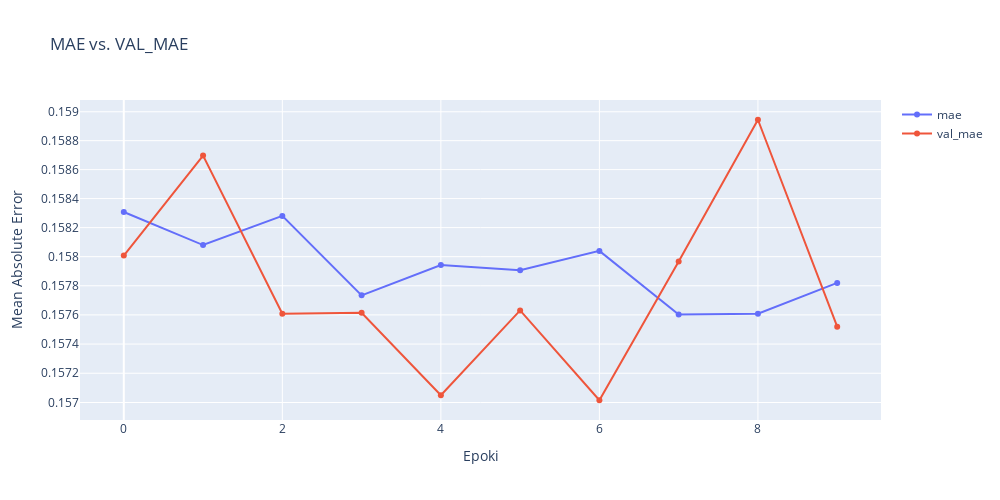

Source (notebook cell):
### Code cell
import plotly.graph_objects as go
hist = pd.DataFrame(history1.history)
hist['epoch'] = history1.epoch

fig = go.Figure()
fig.add_trace(go.Scatter(x=hist['epoch'], y=hist['mae'], name='mae', mode='markers+lines'))
fig.add_trace(go.Scatter(x=hist['epoch'], y=hist['val_mae'], name='val_mae', mode='markers+lines'))
fig.update_layout(width=1000, height=500, title='MAE vs. VAL_MAE', xaxis_title='Epoki', yaxis_title='Mean Absolute Error', yaxis_type='log')
fig.show()

### Figure 1 — Plotly figure (JSON) as saved in the notebook; plotly's stock layout.template omitted (floating-point values rounded to 4 significant figures)
{"data": [{"mode": "markers+lines", "name": "mae", "type": "scatter", "x": [0, 1, 2, 3, 4, 5, 6, 7, 8, 9], "y": [0.1583, 0.1581, 0.1583, 0.1577, 0.1579, 0.1579, 0.158, 0.1576, 0.1576, 0.1578]}, {"mode": "markers+lines", "name": "val_mae", "type": "scatter", "x": [0, 1, 2, 3, 4, 5, 6, 7, 8, 9], "y": [0.158, 0.1587, 0.1576, 0.1576, 0.157, 0.1576, 0.157, 0.158, 0.1589, 0.1575]}], "layout": {"height": 500, "title": {"text": "MAE vs. VAL_MAE"}, "width": 1000, "xaxis": {"title": {"text": "Epoki"}}, "yaxis": {"title": {"text": "Mean Absolute Error"}, "type": "log"}}}
